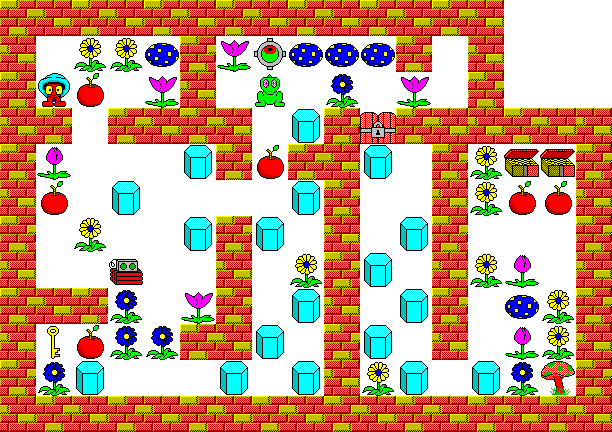

A level layout from a 2D game, rendered from its tile map. Below: a short description, then the map file with tile-grid data replaced by summaries:
An orthogonal 17x12 tile map with 36x36 px tiles, 2 tile layers (ground, hazard).

<map version="1.0" orientation="orthogonal" width="17" height="12" tilewidth="36" tileheight="36">
 <tileset firstgid="1" name="tileset" tilewidth="36" tileheight="36">
  <image source="tileset.png" width="256" height="256" />
 </tileset>
 <layer name="ground" width="17" height="12">
  <data>[204 cells, 204 non-empty, 1 distinct tile ids]</data>
 </layer>
 <layer name="hazard" width="17" height="12">
  <data>[204 cells, 148 non-empty, 17 distinct tile ids]</data>
 </layer>
</map>